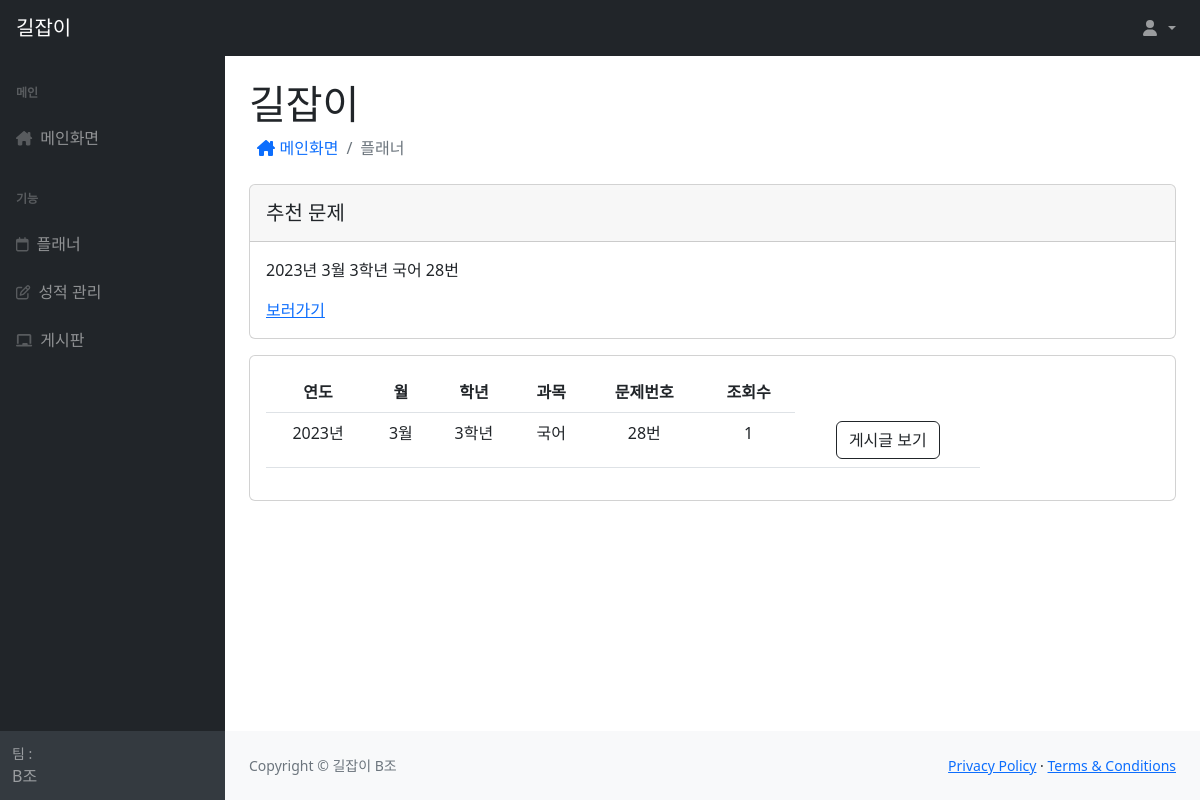
Page /board on the earlier database version.
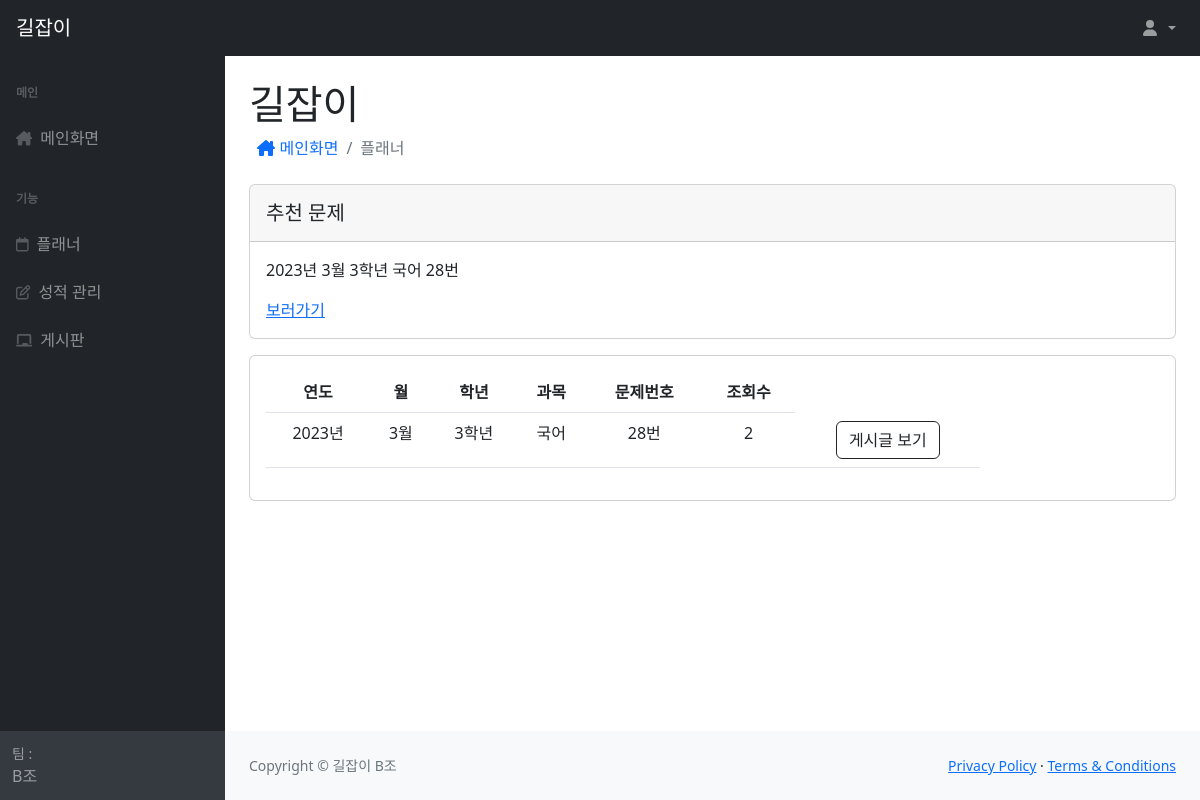
Same page on the later database version.
### db_model/models.py (models this page shows)
class Boards(db.Model):
    board_id = db.Column(db.Integer, primary_key = True)
    user_id = db.Column(db.String(20), db.ForeignKey('user.id'))
    title = db.Column(db.String(50), nullable = False)
    content = db.Column(db.Text)
    upload_date = db.Column(db.DateTime, default=datetime.utcnow())
    update_date = db.Column(db.DateTime, default=datetime.utcnow())
    views = db.Column(db.Integer, default = 0)
    comments = db.relationship('Comments', backref='board')
    replys = db.relationship('Replys', backref='board')

### guide_view/guide.py (the view)
@guide_view.route('/board')
def board():
    posts = Boards.query.all()
    print(posts)
    return render_template('layout-board.html', posts=posts)

### templates/layout-board.html (shortened to what this page needs)
{% extends 'index.html'%} {% block content %}
<main>
  <div class="container-fluid px-4">
    <h1 class="mt-4">길잡이</h1>
    <ol class="breadcrumb mb-4">
      <li class="breadcrumb-item">
        <a href="/" style="text-decoration: none">
          <i class="fa-solid fa-house-chimney"></i>&nbsp;메인화면
        </a>
      </li>
      <li class="breadcrumb-item active">플래너</li>
    </ol>
    <div class="card">
      <div class="card-header"><h5 class="mt-2">추천 문제</h5></div>
      <div class="card-body">
        {% set rand_no = range(posts | length) | random %}
        <p>{{ posts[rand_no].title }}</p>
        <a href="/board/view/{{ posts[rand_no].board_id }}">보러가기</a>
      </div>
    </div>
    <div class="card mt-3">
      <div class="card-body text-center">
        <table class="table table-hover" style="width: 80%" id="board">
          <thead>
            <tr>
              <th>연도</th>
              <th>월</th>
              <th>학년</th>
              <th>과목</th>
              <th>문제번호</th>
              <th>조회수</th>
            </tr>
          </thead>
          <tbody>
            {% for item in posts %} {% set title_list = item.title.split() %} {% set year =
            title_list[0] %} {% set month = title_list[1] %} {% set school_year = title_list[2] %}
            {% set subject = title_list[3] %} {% set num = title_list[4] %}
            <tr>
              <td>{{ year }}</td>
              <td>{{ month }}</td>
              <td>{{ school_year }}</td>
              <td>{{ subject }}</td>
              <td>{{ num }}</td>
              <td>{{ item.views }}</td>
              <td>
                <a href="/board/view/{{ item.board_id }}" class="btn btn-outline-dark">
                  게시글 보기
                </a>
              </td>
            </tr>
            {% endfor %}
          </tbody>
        </table>
      </div>
    </div>
  </div>
</main>
{% endblock %}

### templates/index.html (shortened to what this page needs)
<!DOCTYPE html>
<html lang="en">
  <head>
    <link
      href="https://cdn.jsdelivr.net/npm/simple-datatables@7.1.2/dist/style.min.css"
      rel="stylesheet"/>
    <link href="/static/styles.css" rel="stylesheet"/>
  </head>
  <body class="sb-nav-fixed">
    <nav class="sb-topnav navbar navbar-expand navbar-dark bg-dark">
      <a class="navbar-brand ps-3" href="/">길잡이</a>
      <ul class="navbar-nav ms-auto me-0 me-md-3 my-2 my-md-0">
        <li class="nav-item dropdown">
          <a
            class="nav-link dropdown-toggle"
            id="navbarDropdown"
            href="#"
            role="button"
            data-bs-toggle="dropdown"
            aria-expanded="false">
            <i class="fas fa-user fa-fw"></i>
          </a>
        </li>
      </ul>
    </nav>
    <div id="layoutSidenav">
      <div id="layoutSidenav_nav">
        <nav class="sb-sidenav accordion sb-sidenav-dark" id="sidenavAccordion">
          <div class="sb-sidenav-menu">
            <div class="nav">
              <div class="sb-sidenav-menu-heading">메인</div>
              <a class="nav-link" href="/">
                <div class="sb-nav-link-icon">
                  <i class="fa-solid fa-house-chimney"></i>
                </div>
                메인화면
              </a>
              <div class="sb-sidenav-menu-heading">기능</div>
              <a class="nav-link" href="/planner">
                <div class="sb-nav-link-icon">
                  <i class="fa-regular fa-calendar"></i>
                </div>
                플래너
              </a>
              <a class="nav-link" href="/grades">
                <div class="sb-nav-link-icon">
                  <i class="fa-regular fa-pen-to-square"></i>
                </div>
                성적 관리
              </a>
              <a class="nav-link" href="/board">
                <div class="sb-nav-link-icon">
                  <i class="fa-solid fa-chalkboard"></i>
                </div>
                게시판
              </a>
            </div>
          </div>
          <div class="sb-sidenav-footer">
            <div class="small">팀 :</div>
            B조
          </div>
        </nav>
      </div>
      <div id="layoutSidenav_content">
        {% block content %}{% endblock %}
        <footer class="py-4 bg-light mt-auto">
          <div class="container-fluid px-4">
            <div class="d-flex align-items-center justify-content-between small">
              <div class="text-muted">Copyright &copy; 길잡이 B조</div>
              <div>
                <a href="#">Privacy Policy</a>
                &middot;
                <a href="#">Terms &amp; Conditions</a>
              </div>
            </div>
          </div>
        </footer>
      </div>
    </div>
  </body>
</html>

Differences in the rows shown:
changed Boards "2023년 3월 3학년 국어 28번": views "1" → "2"
